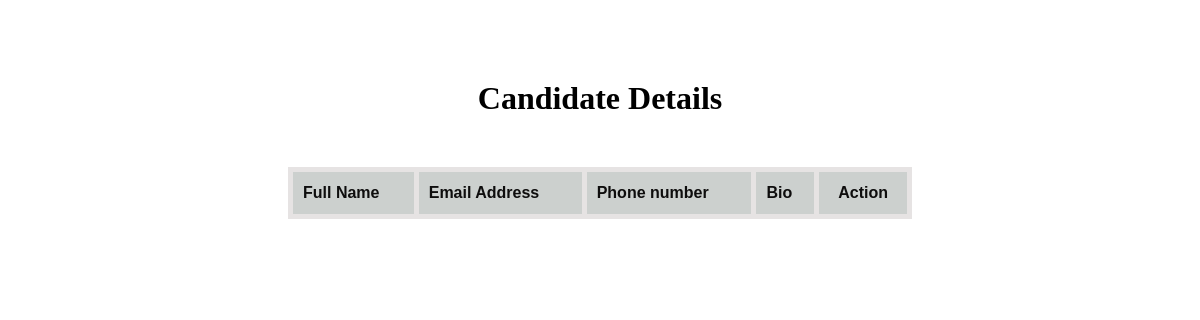
/admin_candidate_view, run on an earlier commit of the app's database.
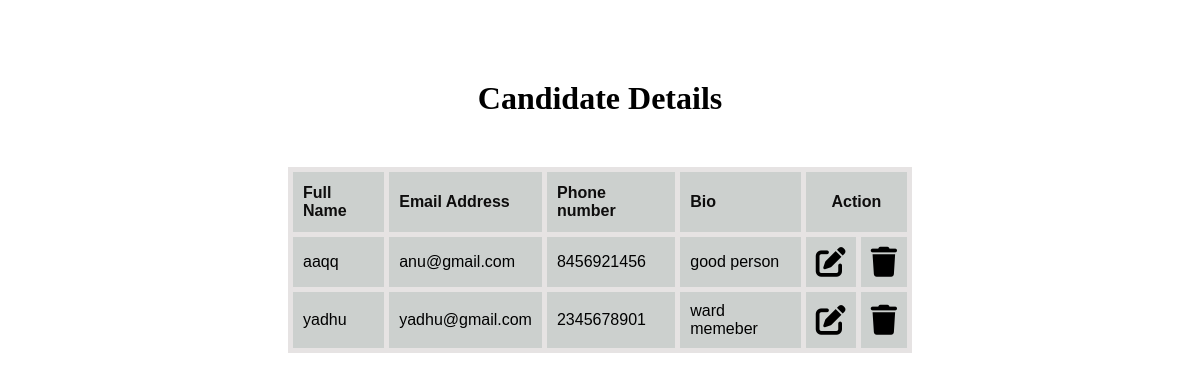
And on a later commit of the database.
### Voting/models.py (models this page shows)
class Candidate(models.Model):
    fullname=models.CharField(max_length=20)
    email=models.EmailField(max_length=20)
    phone=models.CharField(max_length=12)
    bio=models.TextField()

### Voting/views.py (the view)
# urls.py: path('admin_candidate_view',views.admin_candidate_view,name="admin_candidate_view"),
def admin_candidate_view(request):
    candidates=Candidate.objects.all()
    return render(request,'admin_candidate_view.html',{'candidates':candidates})

### Voting/templates/admin_candidate_view.html (shortened to what this page needs)
<!DOCTYPE html>
<html lang="en">
<head>
</head>
{% load static %}
<link rel="stylesheet" href="{% static 'user.css' %}">
<link rel="stylesheet" href="https://cdnjs.cloudflare.com/ajax/libs/font-awesome/6.0.0/css/all.min.css"><body>
    <div class="container">
        <h1>Candidate Details</h1>
        <table id="customers" border="1">
            <thead>
                <th> Full Name</th>
                <th> Email Address</th>
                <th> Phone number</th>
                <th> Bio</th>
                <th colspan="2" id="mid">Action</th>
            </thead>
            {% for i in candidates %}
            <tr>
                <td>{{i.fullname}}</td>
                <td>{{i.email}}</td>
                <td>{{i.phone}}</td>
                <td>{{i.bio}}</td>
                <td>
                    <a href="updates/{{i.id}}"><i class="fas fa-edit"></i></a>
                </td>
                <td>
                    <a href="deletes/{{i.id}}"><i class="fa-solid fa-trash"></i></a>
                </td>
            </tr>
            {% endfor %}
        </table>
    </div>
</body>
</html>

What changed in the data, as far as the page shows it:
added Candidate: fullname "aaqq", email "anu@gmail.com", phone "8456921456", bio "good person"
added Candidate: fullname "yadhu", email "yadhu@gmail.com", phone "2345678901", bio "ward memeber"
